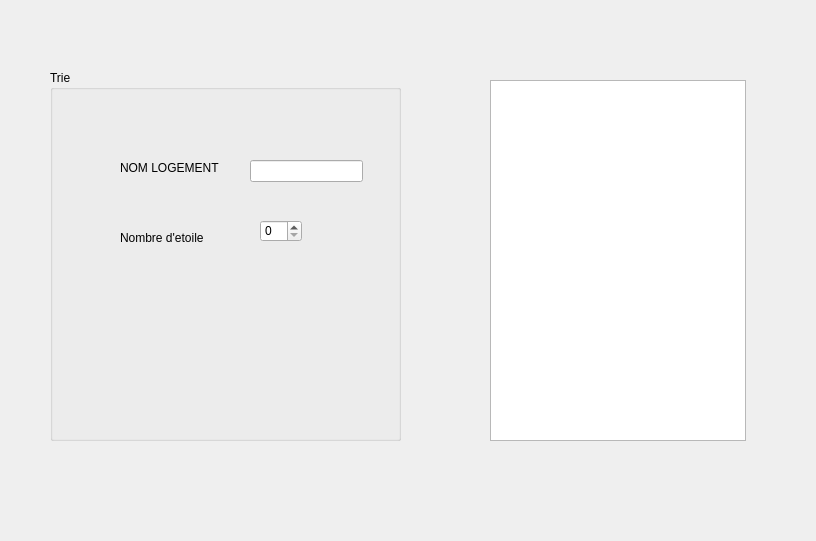
<?xml version="1.0" encoding="UTF-8"?>
<ui version="4.0">
 <class>TRIE</class>
 <widget class="QWidget" name="TRIE">
  <property name="geometry">
   <rect>
    <x>0</x>
    <y>0</y>
    <width>816</width>
    <height>541</height>
   </rect>
  </property>
  <property name="windowTitle">
   <string>Form</string>
  </property>
  <widget class="QGroupBox" name="groupBox">
   <property name="geometry">
    <rect>
     <x>50</x>
     <y>70</y>
     <width>351</width>
     <height>371</height>
    </rect>
   </property>
   <property name="title">
    <string>Trie</string>
   </property>
   <widget class="QLabel" name="label">
    <property name="geometry">
     <rect>
      <x>70</x>
      <y>90</y>
      <width>111</width>
      <height>16</height>
     </rect>
    </property>
    <property name="text">
     <string>NOM LOGEMENT</string>
    </property>
   </widget>
   <widget class="QLineEdit" name="lineEdit">
    <property name="geometry">
     <rect>
      <x>200</x>
      <y>90</y>
      <width>113</width>
      <height>22</height>
     </rect>
    </property>
   </widget>
   <widget class="QLabel" name="label_2">
    <property name="geometry">
     <rect>
      <x>70</x>
      <y>160</y>
      <width>91</width>
      <height>16</height>
     </rect>
    </property>
    <property name="text">
     <string>Nombre d'etoile</string>
    </property>
   </widget>
   <widget class="QSpinBox" name="spinBox">
    <property name="geometry">
     <rect>
      <x>210</x>
      <y>150</y>
      <width>42</width>
      <height>22</height>
     </rect>
    </property>
    <property name="maximum">
     <number>5</number>
    </property>
   </widget>
  </widget>
  <widget class="QListView" name="listView">
   <property name="geometry">
    <rect>
     <x>490</x>
     <y>80</y>
     <width>256</width>
     <height>361</height>
    </rect>
   </property>
  </widget>
 </widget>
 <resources/>
 <connections/>
</ui>
